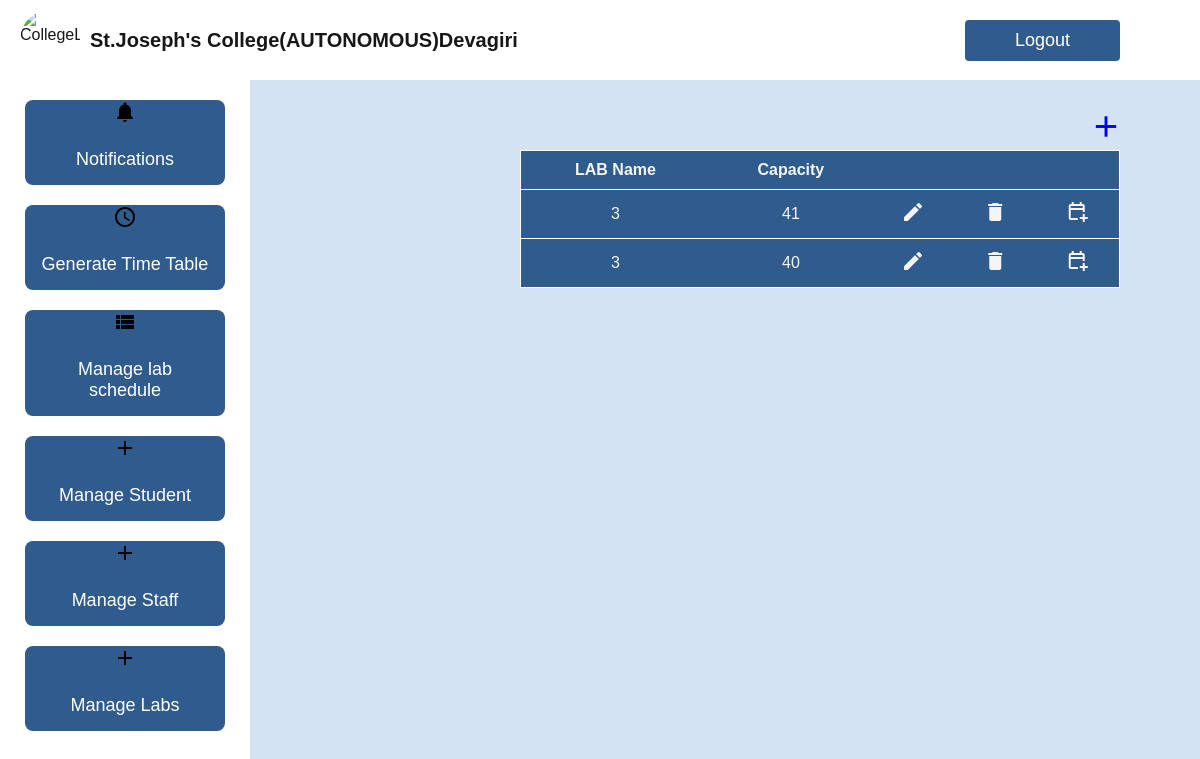
The app's page /administrator/viewlabs/, older data.
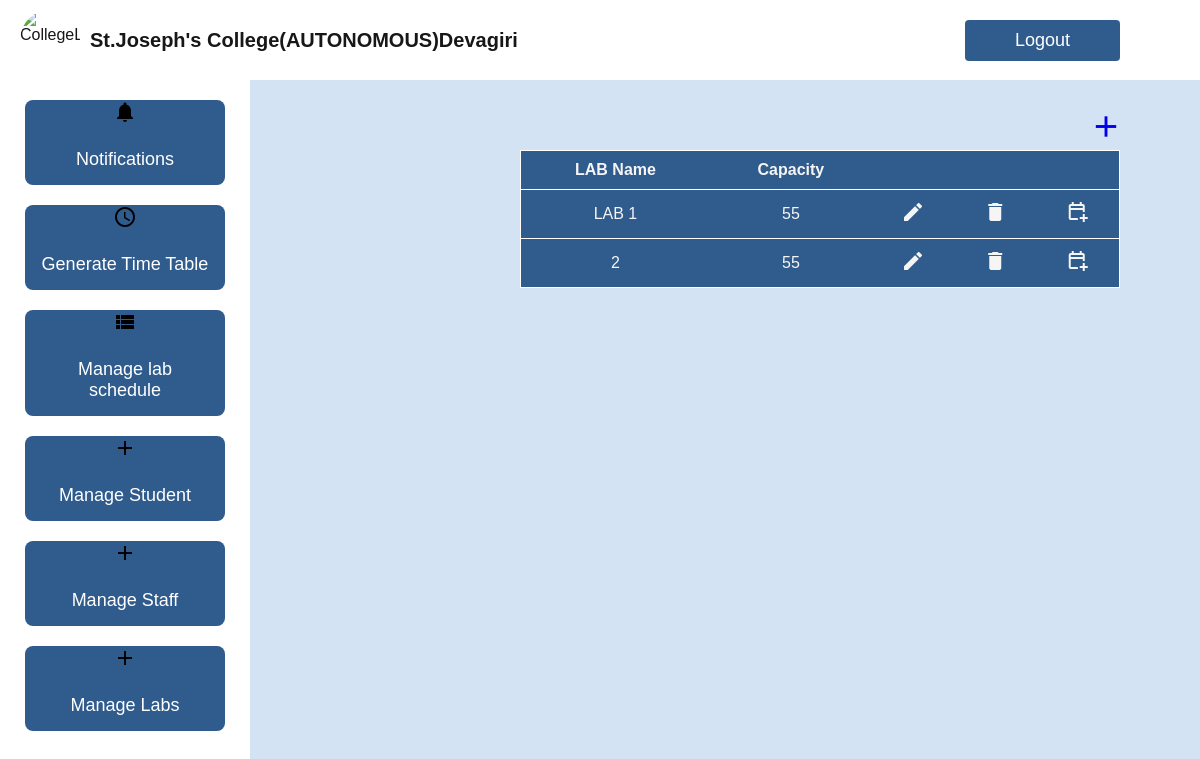
The same page, newer data.
### administrator/models.py (models this page shows, shortened)
class Lab(models.Model):
    name = models.CharField(max_length=100)
    capacity = models.CharField(max_length=200)

### administrator/views.py (the view)
# urls.py: path('viewlabs/',ViewLabs.as_view(),name='viewlabs'),
class ViewLabs(View):
    def get(self,request):
        l=Lab.objects.all()
        return render(request,'admin/viewlabs.html',{'labs':l})

### templates/admin/viewlabs.html (shortened to what this page needs)
{% extends 'admin/adminbase.html' %}
{%block body%}
  <div class="plusbutton">
    <a href="/administrator/Addlabs/"><i class="material-icons" style="font-size: 35px;">add</i></a>
  </div>
    <div>
      <table id="table1">
        <tr>
            <th >LAB Name</th>
            <th>Capacity</th>
            </tr>
           {% for i in labs %}
            <tr>
                <td>{{i.name}}</td>
                <td>{{i.capacity}}
            </td>
                <td><a href="/administrator/Editlab/{{i.id}}/"><i class="material-icons" style="color: whitesmoke;">edit</i></a></td>
                <td><a href="/administrator/Deletelab/{{i.id}}/"><i class="material-icons" style="color: whitesmoke;">delete</i></a></td>
                <td><a href="/administrator/viewworkingday/{{i.id}}/"><i class="material-symbols-outlined" style="color: whitesmoke;">calendar_add_on</i></a></td>
        </tr>
       {% endfor %}
    </table>
    </div>
{% endblock %}

Row changes from the older to the newer data that the page shows:
removed Lab: name "3", capacity "41"
removed Lab: name "3", capacity "40"
added Lab: name "LAB 1", capacity "55"
added Lab: name "2", capacity "55"
